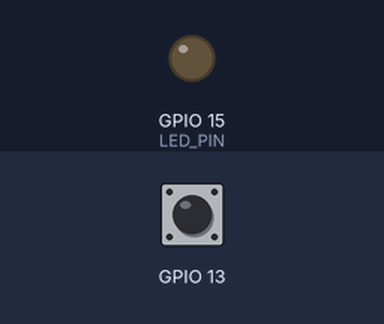
Simulated run of this sketch. Board: ESP32. Parts: output pins drawn as LEDs (lit = HIGH). The inputs (shaded band) are chosen by the test bench; at power-on: GPIO 13 HIGH. What the sketch prints to the serial monitor is not drawn.

Above: at 1.2 s.
1.3 s: GPIO 13 pulled LOW for 0.15 s
Timing chart, 0 to 4.3 s (numbered marks = the images above; inputs shaded):
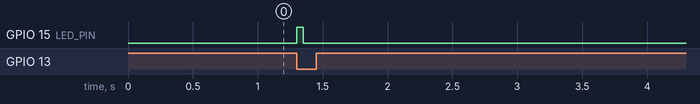

Measured:
- after the input at 1.3 s, GPIO 15 (LED_PIN): LOW → HIGH at once, → LOW 0.05 s later

The sketch:

morseCodeEsp.ino
```cpp
#include "freertos/FreeRTOS.h"
#include "freertos/task.h"
#include "esp_log.h"

#define ENCODER_BUTTON 13
#define LED_PIN 15
#define DELAY_BUTTON 10

struct Button {
  const uint8_t PIN;
  bool pressed;
};

Button button = {ENCODER_BUTTON, false};
bool button_action_required;
bool ledTurnOn;
unsigned long button_time = 0;
unsigned long last_button_time = 0;
unsigned long ledTime = 0;
int state;


bool delay_passed() {
  return button_time - last_button_time > DELAY_BUTTON;
}

void IRAM_ATTR handleKey() {
  button_time = millis();
  state = digitalRead(button.PIN);
  bool btnPressed = (state == LOW && !button.pressed && delay_passed());
  bool btnReleased = (state == HIGH && button.pressed && delay_passed());

  if (btnPressed) {
    button.pressed   = true;
    last_button_time = button_time;
  } else if (btnReleased) {
    button.pressed   = false;
    last_button_time = button_time;
  }
}

void setup() {
  // put your setup code here, to run once:
  Serial.begin(9600);
  pinMode(button.PIN, INPUT_PULLUP);
  pinMode(LED_PIN, OUTPUT);
  attachInterrupt(button.PIN, handleKey, CHANGE);
  Serial.println("Basic Encoder Test:");
}

void ledBlink() {
  if(!ledTurnOn && button_action_required) {
    digitalWrite(LED_PIN, HIGH);
    ledTime = millis();
    ledTurnOn = true;
  }

  if(ledTurnOn && millis() - ledTime >  50) {
    digitalWrite(LED_PIN, LOW);
    ledTurnOn = false;
    button_action_required = false;
  }
}

void onButtonPressed() {
  ledBlink();
}

void onButtonReleased() {
  digitalWrite(LED_PIN, LOW);
  ledTurnOn = false;
  button_action_required = true;
}

void loop() {
  if (button.pressed && button_action_required) {
    onButtonPressed();
  } else if(!button.pressed && !button_action_required) {
    onButtonReleased();
  }
}
```
